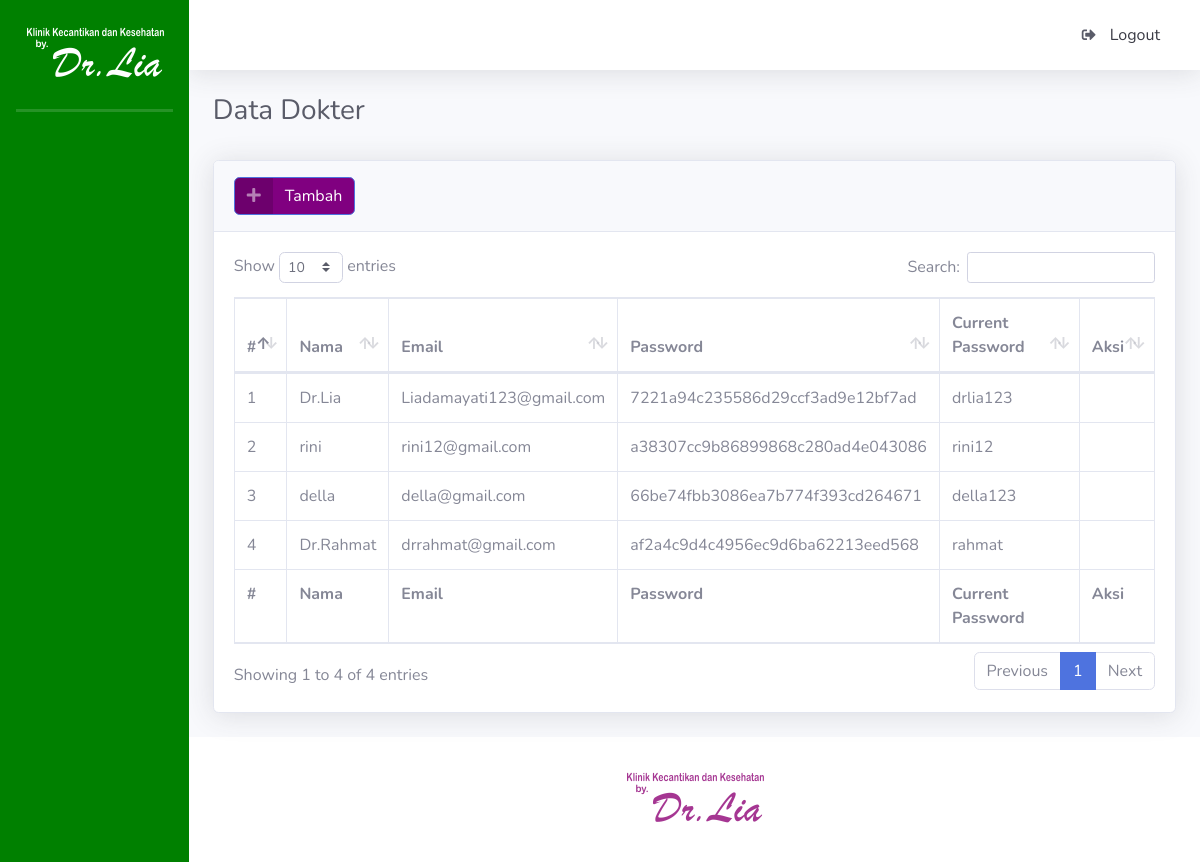
The page /index.php/dokter on the database as committed earlier.
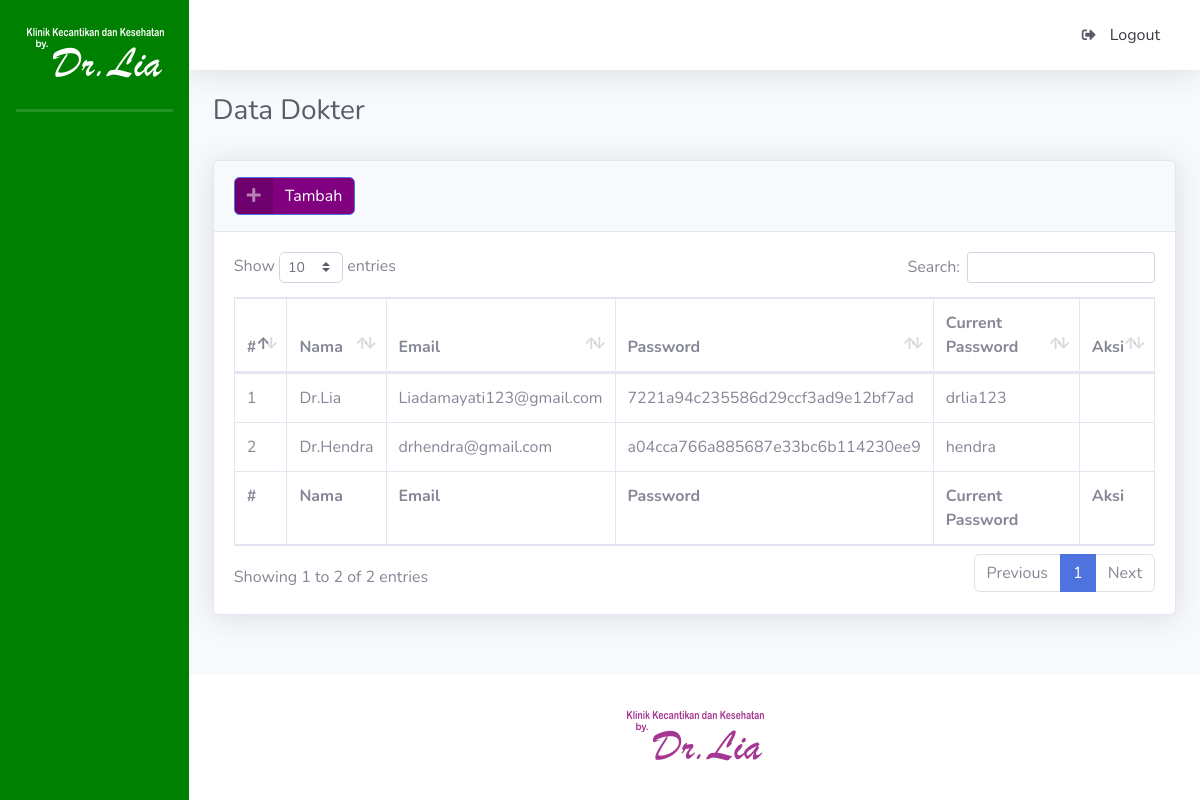
The same page on the database as committed later.
### tables this page shows
CREATE TABLE `tb_dokter` (
  `id_dokter` bigint(20) NOT NULL,
  `nama_dokter` varchar(30) NOT NULL,
  `email_dokter` varchar(100) NOT NULL,
  `password_dokter` varchar(32) NOT NULL,
  `current_password` varchar(32) NOT NULL
);

### application/controllers/Dokter.php (called while the page is built, shortened)
<?php
class Dokter extends CI_Controller {
	public function index()
	{
		$parser = array(
			'p_semuadokter' => $this->db->get_where('tb_dokter')->result()
			);
		$this->load->view('dokter/v_daftar',
			$parser);
	}
}
?>

### index.php (called while the page is built, shortened)
<?php
require_once BASEPATH.'core/CodeIgniter.php';

### application/views/dokter/v_daftar.php (the view, shortened to what this page needs)
<!DOCTYPE html>
<html lang="en">
<head>
  <link href="<?php echo base_url(); ?>tema/admin/vendor/fontawesome-free/css/all.min.css" rel="stylesheet" type="text/css">
   <link href="<?php echo base_url(); ?>tema/admin/css/sb-admin-2.min.css" rel="stylesheet">
  <link href="<?php echo base_url(); ?>tema/admin/vendor/datatables/dataTables.bootstrap4.min.css" rel="stylesheet">
</head>
<body id="page-top">
  <div id="wrapper">
    <div id="content-wrapper" class="d-flex flex-column">
      <div id="content">
        <div class="container-fluid">
          <h1 class="h3 mb-2 text-gray-800">Data Dokter</h1>
            <br>
          <div class="card shadow mb-4">
            <div class="card-header py-3">
              <h6 class="m-0 font-weight-bold text-primary">
                <a style="background-color: purple;" href="<?php echo site_url('dokter/tambah'); ?>" class="btn btn-primary btn-icon-split">
                    <span class="icon text-white-50">
                      <i class="fas fa-plus"></i>
                    </span>
                    <span class="text">Tambah</span>
                  </a>
              </h6>
            </div>
            <div class="card-body">
              <div class="table-responsive">
                <table class="table table-bordered" id="dataTable" width="100%" cellspacing="0">
                  <thead>
                    <tr>
                     <th>#</th>
                     <th>Nama</th>
                     <th>Email</th>
                     <th>Password</th>
                     <th> Current Password</th>
                     <th>Aksi</th>
                    </tr>
                  </thead>
                  <tfoot>
                    <tr>
                     <th>#</th>
                      <th>Nama</th>
                      <th>Email</th>
                      <th>Password</th>
                       <th> Current Password</th>
                      <th>Aksi</th>
                    </tr>
                  </tfoot>
                  <tbody>
                   <?php if(count($p_semuadokter) > 0) { ?>
      <?php $no = 1; ?>
      <?php foreach ($p_semuadokter as $data) { ?>
      <tr>
        <td><?php echo $no++; ?></td>
        <td><?php echo $data->nama_dokter; ?></td>
        <td><?php echo $data->email_dokter; ?></td>
         <td><?php echo $data->password_dokter; ?></td>
           <td><?php echo $data->current_password; ?></td>
        <td>
        </td>
      </tr>
      <?php } ?>
      <?php } else { ?>
      <tr>
        <td colspan="4">Tidak ada dokter</td>
      </tr>
      <?php } ?>
                  </tbody>
                </table>
              </div>
            </div>
          </div>
        </div>
      </div>

Rows that differ between the two databases and show on the page:
removed tb_dokter: nama_dokter "rini", email_dokter "rini12@gmail.com", password_dokter "a38307cc9b86899868c280ad4e043086", current_password "rini12"
removed tb_dokter: nama_dokter "della", email_dokter "della@gmail.com", password_dokter "66be74fbb3086ea7b774f393cd264671", current_password "della123"
changed tb_dokter: nama_dokter "Dr.Rahmat" → "Dr.Hendra"; email_dokter "drrahmat@gmail.com" → "drhendra@gmail.com"; password_dokter "af2a4c9d4c4956ec9d6ba62213eed568" → "a04cca766a885687e33bc6b114230ee9"; current_password "rahmat" → "hendra"
Other text that changed with them:
text written by a page script: "Show entries Search: Showing 1 to 4 of 4 entries Previous 1 Next" → "Show entries Search: Showing 1 to 2 of 2 entries Previous 1 Next"
